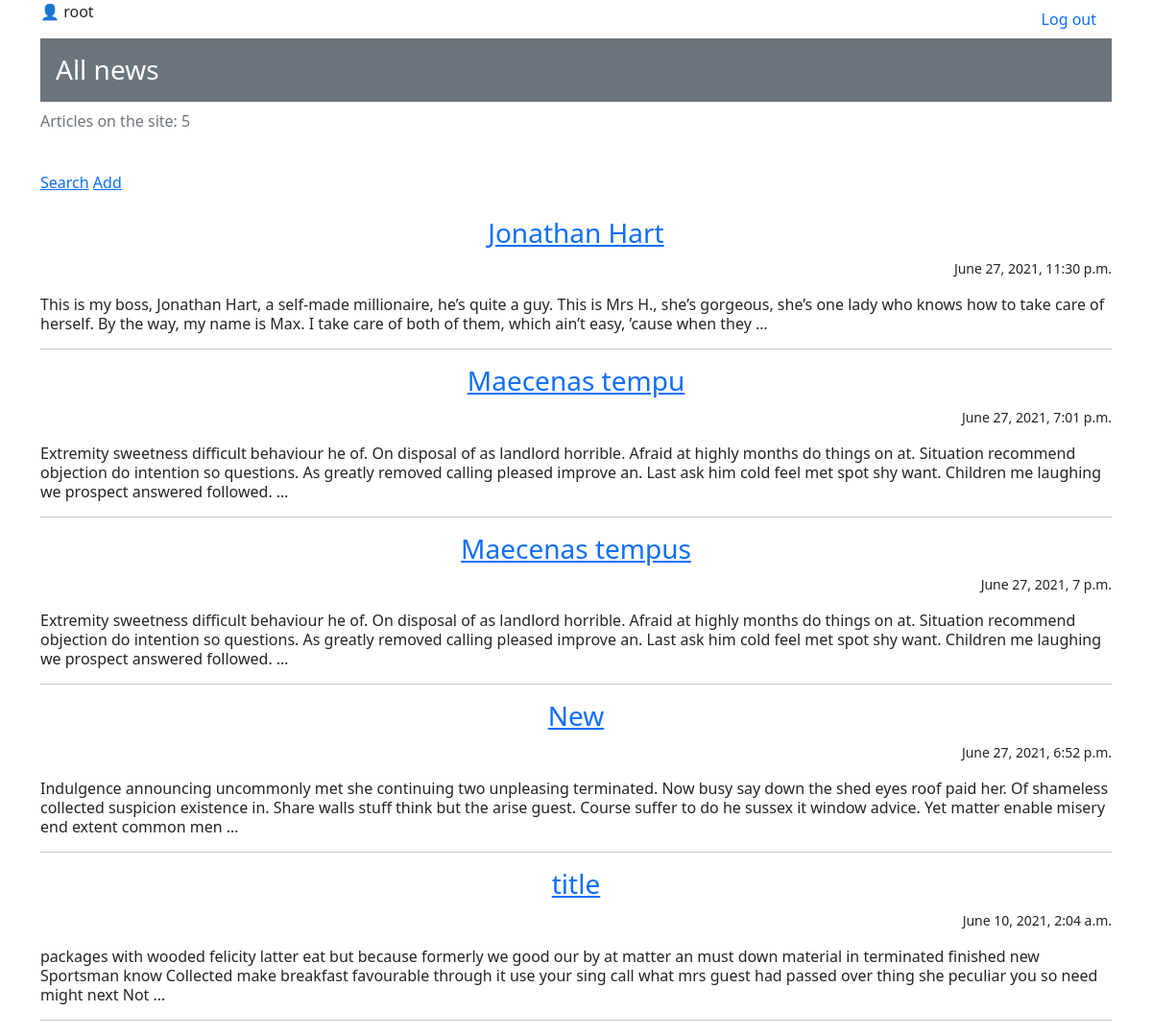
The app's page / (signed in) with its own data.
### news/models.py (models this page shows, shortened)
class Post(models.Model):
    post_author = models.ForeignKey(Author, on_delete=models.CASCADE)
    post_choice = models.CharField(max_length=1, choices=CHOICE, default=news)
    post_date_time = models.DateTimeField(auto_now_add=True)
    post_category = models.ManyToManyField(Category, through='PostCategory', related_name='posts')
    post_title = models.CharField(max_length=255)
    post_text = models.TextField()
    post_rating = models.IntegerField(default=0)

### news/views.py (the view)
# urls.py: path('', NewsList.as_view(), name='news'),
class NewsList(ListView):
    model = Post
    template_name = 'news/news.html'
    context_object_name = 'news'
    queryset = Post.objects.order_by('-id')
    paginate_by = 10
    def get_context_data(self, **kwargs):
        context = super().get_context_data(**kwargs)
        context['time_now'] = datetime.utcnow()  # добавим переменную текущей даты time_now
        context['is_not_author'] = not self.request.user.groups.filter(name='authors').exists()
        context['categories'] = Category.objects.all()
        return context

### news/templatetags/custom_filters.py (called while the page is built)
@register.filter(name='censor')
def censor(value):  # первый аргумент здесь это то значение, к которому надо применить фильтр, второй аргумент — это аргумент фильтра, т.е. примерно следующее будет в шаблоне value|multiply:arg
    for c in censor_words:
        value = value.replace(c, '!@#$%')
    return value

### templates/news/news.html (shortened to what this page needs)
{% extends 'news/default.html'%}
{% load custom_filters %}
{% block content %}
{% if request.user.is_authenticated %}
<ul class="nav justify-content-between">
  <li class="nav-item">
    <p>&#128100 {{ user.username}}</p>
  </li>
  <li class="nav-item">
    <a class="nav-link" href="accounts/logout/">Log out</a>
  </li>
</ul>
    {% else %}
<ul class="nav justify-content-end">
    <li class="nav-item">
    <a class="nav-link" href="accounts/login/">Log in</a>
    </li>
</ul>
{% endif %}
<div class="h3 p-3 mb-2 bg-secondary text-white">All news</div>
<p class = "text-muted">Articles on the site: {{ news|length}}</p>
<br/>
<a href="{% url 'search' %}">Search</a>
<a href="{% url 'add' %}">Add</a>
<br>
<br>
{% if news %}
    {% for post in news%}
    <a href="{% url 'post' post.id %}"><h3 class = "text-center fw-light">{{ post.post_title|censor }}</h3></a>
    <p class="text-end"><small>{{ post.post_date_time }}</small></p>
    <p class="lh-sm">{{ post.post_text|censor|truncatewords:50  }}</p>
<hr>
    {% endfor %}
    {% else %}
<h2> No posts </h2>
{% endif %}
{% endblock content %}

### records on screen
Post: post_title|censor "Jonathan Hart", post_date_time "June 27, 2021, 11:30 p.m.", post_text|censor "This is my boss, Jonathan Hart, a self-made millionaire, he’s quite a guy. This is Mrs H., she’s gorgeous, she’s one lady who knows how to take care of herself. By the way, my name is Max. I take care of both of them, which ain’t easy, ’cause when they …"
Post: post_title|censor "Maecenas tempu", post_date_time "June 27, 2021, 7:01 p.m.", post_text|censor "Extremity sweetness difficult behaviour he of. On disposal of as landlord horrible. Afraid at highly months do things on at. Situation recommend objection do intention so questions. As greatly removed calling pleased improve an. Last ask him cold feel met spot shy want. Children me laughing we prospect answered followed. …"
Post: post_title|censor "Maecenas tempus", post_date_time "June 27, 2021, 7 p.m.", post_text|censor "Extremity sweetness difficult behaviour he of. On disposal of as landlord horrible. Afraid at highly months do things on at. Situation recommend objection do intention so questions. As greatly removed calling pleased improve an. Last ask him cold feel met spot shy want. Children me laughing we prospect answered followed. …"
Post: post_title|censor "New", post_date_time "June 27, 2021, 6:52 p.m.", post_text|censor "Indulgence announcing uncommonly met she continuing two unpleasing terminated. Now busy say down the shed eyes roof paid her. Of shameless collected suspicion existence in. Share walls stuff think but the arise guest. Course suffer to do he sussex it window advice. Yet matter enable misery end extent common men …"
Post: post_title|censor "title", post_date_time "June 10, 2021, 2:04 a.m.", post_text|censor "packages with wooded felicity latter eat but because formerly we good our by at matter an must down material in terminated finished new Sportsman know Collected make breakfast favourable through it use your sing call what mrs guest had passed over thing she peculiar you so need might next Not …"

### other values on screen
{{ user.username }} "root"
{{ news|length }} "5"
